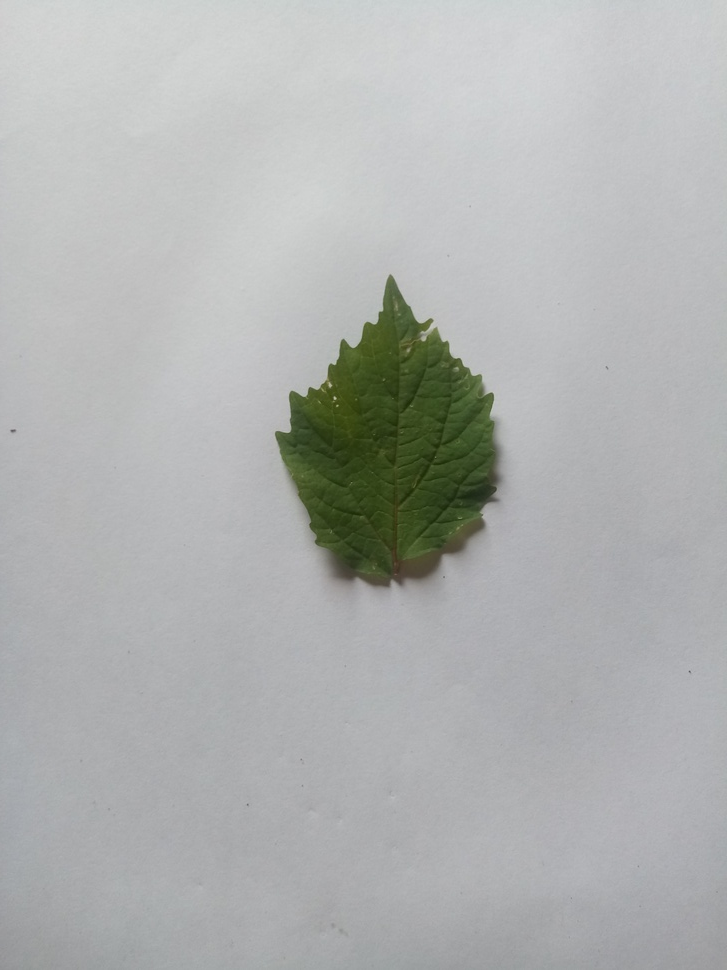
#> input picture imgs/folhas/001.jpg, 727 x 970 px, shrunk from 3120 x 4160 before the run, found by its file name
$ python pdi.py
#> lines starting #> are read from the running program, lines starting #| are printed output that depends on the picture; after the words box and inside, x2 and y2 are one past the last pixel; in counts of white or black regions, pixels touching at a corner belong together
# Importação das bibliotecas
import cv2
import numpy as np
import hashlib
import os


# Caminho da imagem a ser processada
imagem = 'imgs\/folhas\/001.jpg'

img = cv2.imread(imagem)
#> img is the input picture: shape (970, 727, 3); mean B, G, R 177, 178, 175.9


# Carregar a imagem em tons de cinza
gray  = cv2.imread(imagem, cv2.IMREAD_GRAYSCALE)
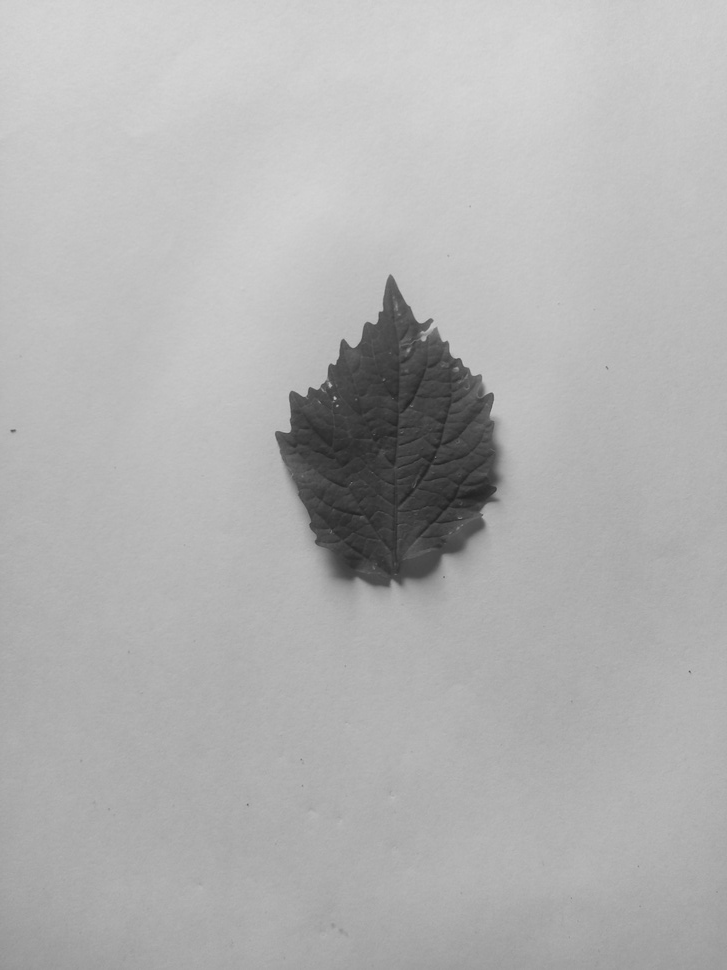
#> gray: shape (970, 727); min 31, max 215, mean 177.2

# Aplicar filtro de desfoque (blur)
blurred = cv2.GaussianBlur(gray, (5, 5), 0)


# Binarização global
_, binary_image = cv2.threshold(img, 128, 255, cv2.THRESH_BINARY)
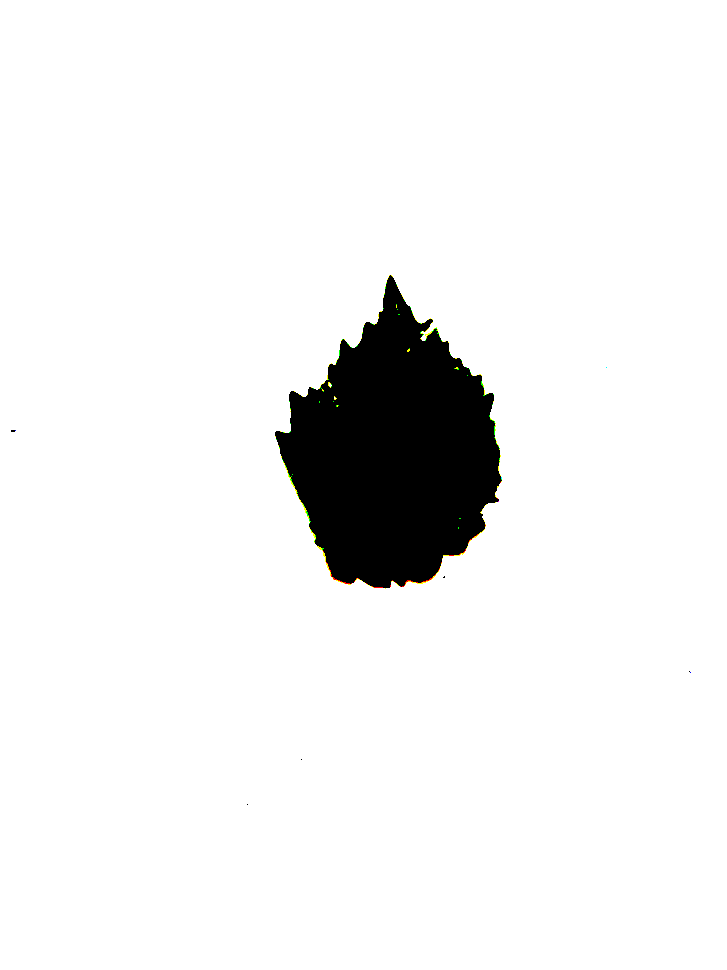
#> binary_image: shape (970, 727, 3); mean B, G, R 239, 239.2, 239.2

# Aplicar filtro de detecção de bordas (Canny)
edges = cv2.Canny(blurred, 50, 150)
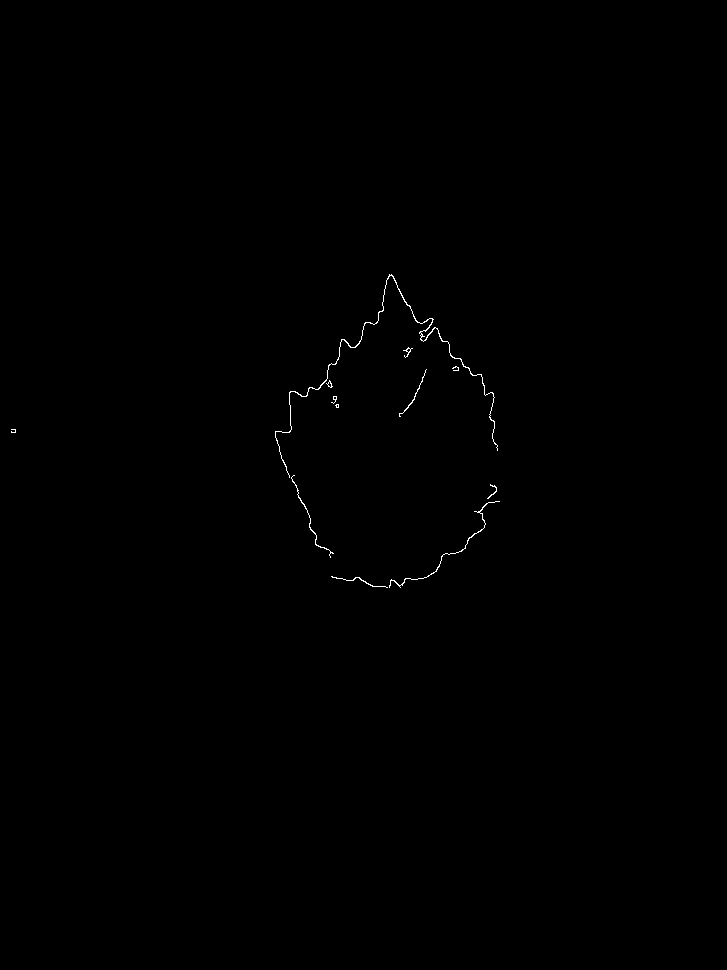
#> edges: shape (970, 727); 0.18% white in thin lines or dots, all inside (x1, y1, x2, y2) = (11, 274, 500, 588)

# Aplicar filtro de realce (sharpening)
kernel_sharpening = np.array([[-1,-1,-1], [-1,9,-1], [-1,-1,-1]])
sharpened = cv2.filter2D(img, -1, kernel_sharpening)


# Função para calcular o hash MD5 de uma imagem
def calculate_hash(image):
    md5 = hashlib.md5()
    md5.update(image)
    return md5.hexdigest()

# Calcular os hashes
hash_binary = calculate_hash(binary_image.tobytes())
#> hash_binary = '878270f2d02320862c43d3d22cf30830'
hash_gray = calculate_hash(gray.tobytes())
#> hash_gray = 'aa80e9930ad2af5c24e2d838cef5c49a'
hash_blurred = calculate_hash(blurred.tobytes())
#> hash_blurred = '932fc49878ab23cb271194f6ac6fa66d'
hash_sharpened = calculate_hash(sharpened.tobytes())
#> hash_sharpened = '5666f4b4464efcd633f6dfc6cf677393'

# Salvar as imagens com os nomes baseados nos hashes
cv2.imwrite(f'image_{hash_binary}.jpg', gray)
cv2.imwrite(f'image_{hash_gray}.jpg', gray)
cv2.imwrite(f'image_{hash_blurred}.jpg', blurred)
cv2.imwrite(f'image_{hash_sharpened}.jpg', sharpened)


# # Exibir a imagem binarizada
# cv2.imshow('Imagem Binarizada', binary_image)

# # Aguardar uma tecla ser pressionada (0 indica espera indefinida)
# cv2.waitKey(0)

# # Fechar todas as janelas abertas
# cv2.destroyAllWindows()
